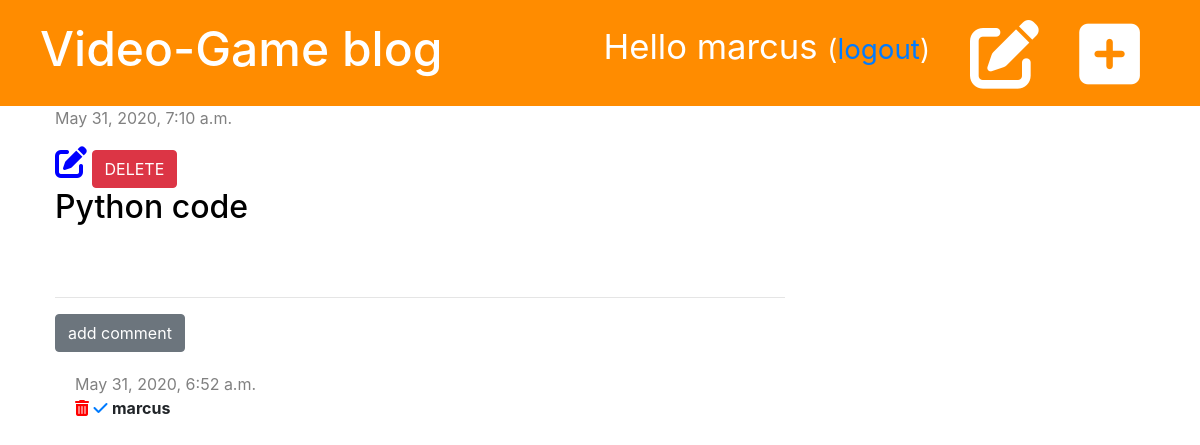
Page /post/16/ (signed in) on the committed database.
### blog/models.py (models this page shows, shortened)
class Post(models.Model):
    author = models.ForeignKey('auth.User', on_delete=models.CASCADE)
    title = models.CharField(max_length=200)
    text = models.TextField()
    created_date = models.DateTimeField(default=timezone.now())
    published_date = models.DateTimeField(blank=True, null=True)

class Comment(models.Model):
    post = models.ForeignKey('blog.Post', on_delete=models.CASCADE, related_name='comments')
    author = models.CharField(max_length=200)
    text = models.TextField()
    created_date = models.DateTimeField(default=timezone.now())
    approved = models.BooleanField(default=False)

### blog/views.py (the view)
# urls.py: path("post/<int:pk>/", views.post_detail, name='post_detail'),
def post_detail(request, pk):
    post = get_object_or_404(Post, pk=pk)
    stuff_for_frontend = {'post': post}
    return render(request, 'blog/post_detail.html', stuff_for_frontend)

### blog/templatetags/markdownify.py (called while the page is built)
@register.filter
def markdown(value):
    renderer = HighlightRenderer()
    markdown = mistune.Markdown(renderer=renderer)
    return markdown(value)

### blog/templates/blog/post_detail.html (shortened to what this page needs)
{% extends 'blog/base.html' %}
{% load markdownify %}
{% block content %}
            {%if post.published_date%}
                <div class="date">
                    <p>{{post.published_date}}</p>
                </div>
            {% else %}
                <a href="{% url 'post_publish' pk=post.pk %}" class="btn btn-primary">Publish</a>
            {%endif%}
            {% if user.is_authenticated%}
                 <a href="{% url 'post_edit' pk=post.pk %}"><i class="fas fa-edit fa-2x" style="color:blue"></i></a>
                   <a href="{%url 'delete_post' pk=post.pk%}" class="btn btn-danger"
                      onclick="return confirm('Are you sure you want to delete this post?')">DELETE
                  </a>
            {% endif %}
            <div class="post">
                <h2><a href="">{{post.title}}</a></h2>
            </div>
            <hr>
                <a href="{% url 'add_comment_to_post' pk=post.pk %}" class="btn btn-secondary">add comment</a>
                {% for comment in post.comments.all %}
                    {% if user.is_authenticated or comment.approved %}
                    <div class="comment">
                        <div class="date"> {{comment.created_date}} </div>
                        {%if not comment.approved and user.is_superuser%}
                        <a href="{% url 'remove_comment' pk=comment.pk %}"><i class="fas fa-trash-alt" style="color:red"></i></a>
                        <a href="{% url 'approve_comment' pk=comment.pk %}"><i class="fas fa-check"></i></a>
                        {% endif %}
                        <strong>{{comment.author}}</strong>
                    </div>
                    {% endif %}
                {% empty %}
                    <p>no comments yet...</p>
                {% endfor %}
{% endblock %}

### blog/templates/blog/base.html (shortened to what this page needs)
{%load static%}
<!DOCTYPE html>
<html lang="en">
<head>
    <link rel="stylesheet" href="https://stackpath.bootstrapcdn.com/bootstrap/4.5.0/css/bootstrap.min.css">
    <link rel="stylesheet" href="{% static 'css/blog.css' %}">
    <link rel="stylesheet" href="{% static 'css/zenburn.css' %}">
</head>
<body>
<div class="page-header">
    {% if user.is_authenticated %}
      <a href="{%url 'post_new'%}" class="top-menu" ><i class="fas fa-plus-square fa-2x" style="color:white;"></i></a>
      <a href="{% url 'post_drafts_list' %}" class="top-menu" ><i class="fas fa-edit fa-2x" style="color:white"></i></a>
      <p class="top-menu"> Hello {{user.username}} <small>(<a href="{% url 'logout' %}">logout</a>)</small></p>
    {% else %}
    <a href="{% url 'login' %}" class="top-menu"><button class="btn btn-primary">login</button></a>
    {% endif %}
    <h1><a href="{% url 'post_list' %}">Video-Game blog </a></h1>
</div>
<div class='content container'>
    <div class = row>
        <div class="col-md-8">
            {% block content %}
            {% endblock %}
        </div>
    </div>
</div>
</body>
</html>

### blog/static/css/blog.css (style rules this page uses)
.page-header { background-color: darkorange; margin-top: 0; padding: 20px 20px 20px 40px; }
.content { margin-left:40px; }
.page-header h1 a { color: white; font-size: 36pt; text-decoration: none; }
.date { color: gray; }
.post { margin-bottom: 70px; }
.post h2 a { color: black; }
.top-menu { color: white; font-size: 26pt; float: right; margin-right:40px; }
.comment { margin: 20px 0px 20px 20px; }

### rows in the picture
Post: published_date "May 31, 2020, 7:10 a.m.", title "Python code"
Comment: created_date "May 31, 2020, 6:52 a.m.", approved False (drawn), author "marcus"

### other values in the picture
{{ user.username }} "marcus"
